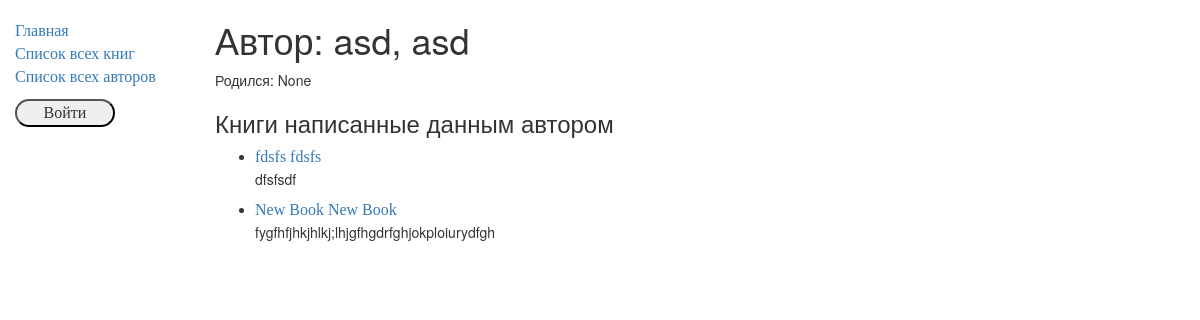
Before: /catalog/author/4 with the older database file.
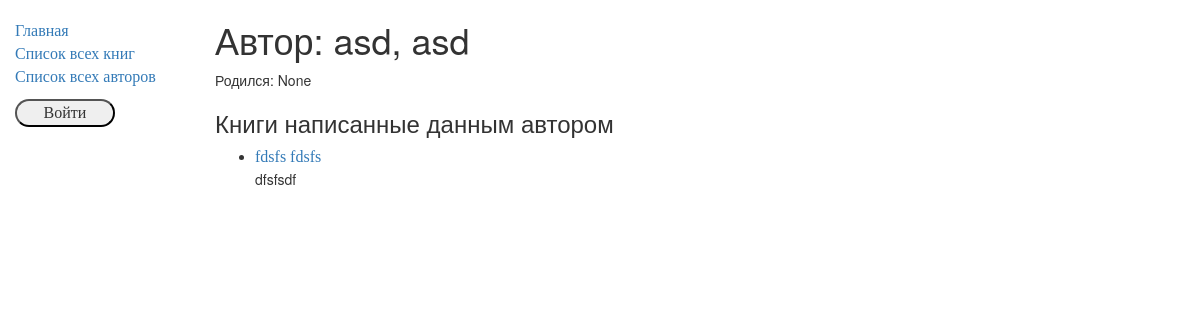
After: the same page with the newer database file.
### catalog/models.py (models this page shows, shortened)
class Book(models.Model):
    title = models.CharField(max_length=200)
    author = models.ForeignKey('Author', on_delete=models.SET_NULL, null=True)
    summary = models.TextField(max_length=1000, help_text="Enter a brief description of the book")
    isbn = models.CharField('ISBN', max_length=13, help_text='13 Character <a href="https://www.isbn-international.org/content/what-isbn">ISBN number</a>')
    genre = models.ManyToManyField(Genre, help_text="Select a genre for this book")
    def display_genre(self):
        return ','.join([ genre.name for genre in self.genre.all()[:3]])
    display_genre.short_description = 'Genre'
    def __str__(self):
        return self.title

### catalog/views.py (the view, shortened to what this page needs)
# urls.py: re_path(r'^author/(?P<pk>\d+)$', views.AuthorDetailView.as_view(), name='author-detail'),
class AuthorDetailView(generic.DetailView):
    model = Author
    paginate_by = 2
    def get_context_data(self, **kwargs):
        context = super().get_context_data(**kwargs)
        context['books'] = Book.objects.filter(author=self.object)
        return context

### catalog/models.py (called while the page is built)
    def __str__(self):
        return f'{self.last_name}, {self.first_name}'

### catalog/templates/catalog/author_detail.html (shortened to what this page needs)
{% extends "base_generic.html" %}
{% block content %}
  <h1>Автор: {{ author }}</h1>
  <p>Родился: {{ author.date_of_birth }}</p>
  <h3>Книги написанные данным автором</h3>
  <ul>
    {% for book in books %}
      <li>
        <a href="{% url 'book-detail' book.pk %}">{{ book.title }} {{ book }}</a>
      </li>
    <p>{{ book.summary }}</p>
    {% empty %}
      <li>Автор не имеет книг</li>
    {% endfor %}
  </ul>
{% endblock %}

Changed rows visible on the page:
removed Book: title "New Book", summary "fygfhfjhkjhlkj;lhjgfhgdrfghjokploiurydfgh"
